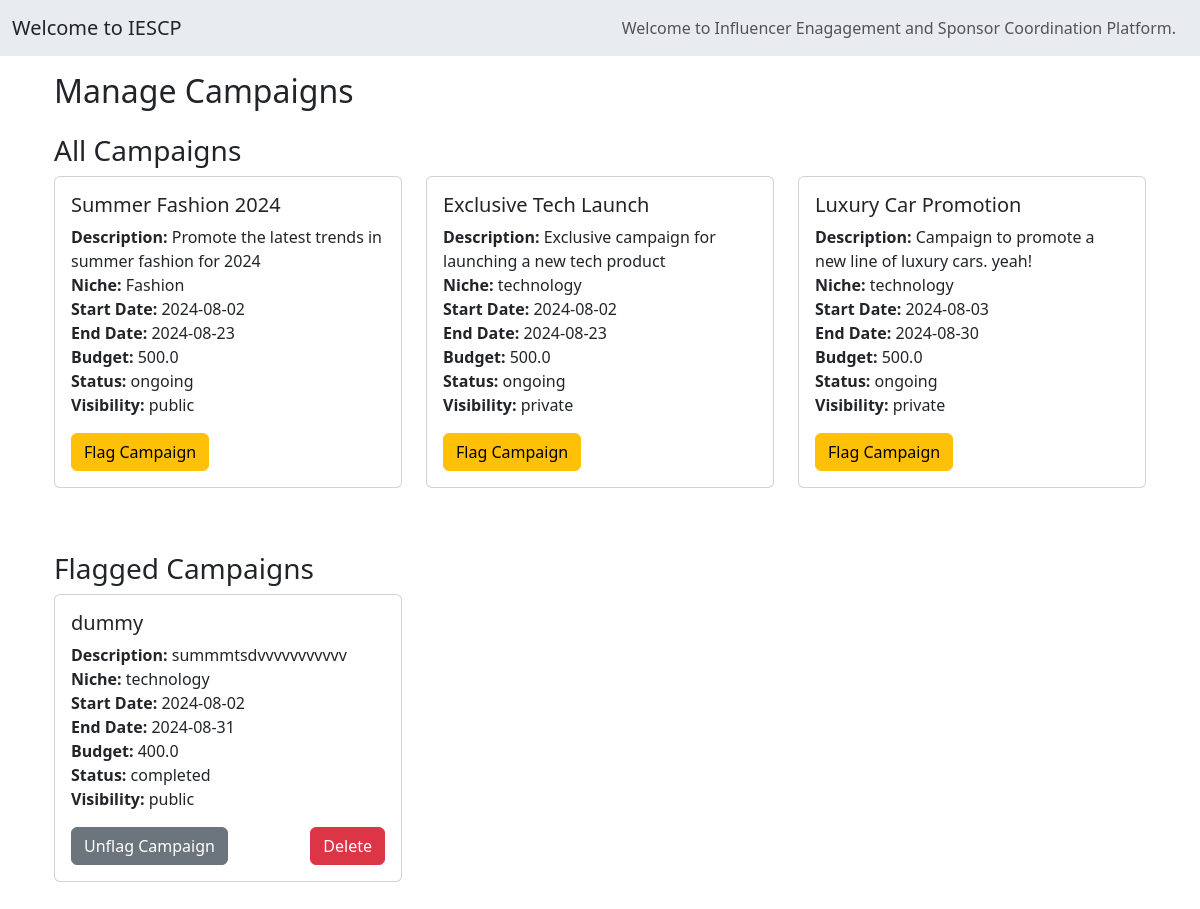
Before: /admin/campaigns with the older database file.
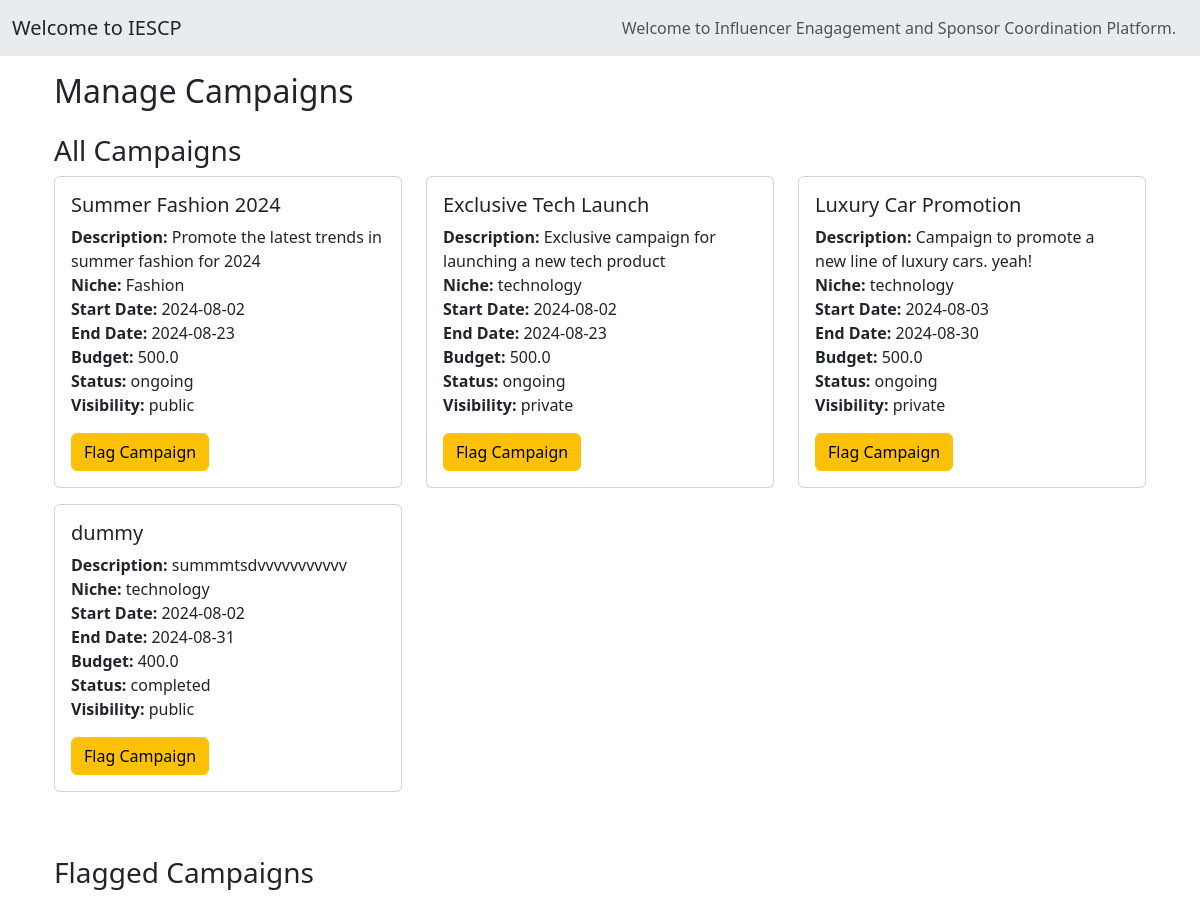
After: the same page with the newer database file.
### models.py (models this page shows, shortened)
class Campaign(db.Model):
    __tablename__ = 'campaigns'
    id = db.Column(db.Integer, primary_key=True)
    title = db.Column(db.String(200), nullable=False)
    description = db.Column(db.String(400), nullable=False)
    niche = db.Column(db.String(100), nullable=False)
    start_date = db.Column(db.Date, nullable=False)
    end_date = db.Column(db.Date, nullable=False)
    budget = db.Column(db.Float, nullable=False)
    visibility = db.Column(db.String(50), nullable=False)
    status = db.Column(db.String(50), nullable=False, default='ongoing')
    goals = db.Column(db.Text, nullable=True)
    sponsor_id = db.Column(db.Integer, db.ForeignKey('users.id'), nullable=False)
    is_flagged = db.Column(db.Boolean, default=False)
    sponsor = db.relationship('User', backref=db.backref('campaigns', lazy=True))
    ad_requests = db.relationship('AdRequest', backref='campaign', lazy=True)

### main.py (the view)
@app.route('/admin/campaigns', methods=['GET'])
def manage_campaigns():
    campaigns = Campaign.query.all()
    flagged_campaigns = Campaign.query.filter_by(is_flagged=True).all()
    return render_template('/admin/admin_campaigns.html', campaigns=campaigns, flagged_campaigns=flagged_campaigns)

### templates/admin/admin_campaigns.html (shortened to what this page needs)
{% extends 'base.html' %}
{% block content %}
<div class="container mt-3">
    <h2 class="mb-4">Manage Campaigns</h2>
    <div class="mb-5">
        <h3>All Campaigns</h3>
        <div class="row">
            {% for campaign in campaigns %}
                {% if not campaign.is_flagged %}
                    <div class="col-md-4 mb-3">
                        <div class="card">
                            <div class="card-body">
                                <h5 class="card-title">{{ campaign.title }}</h5>
                                <p class="card-text">
                                    <strong>Description:</strong> {{ campaign.description }}<br>
                                    <strong>Niche:</strong> {{ campaign.niche }}<br>
                                    <strong>Start Date:</strong> {{ campaign.start_date }}<br>
                                    <strong>End Date:</strong> {{ campaign.end_date }}<br>
                                    <strong>Budget:</strong> {{ campaign.budget }}<br>
                                    <strong>Status:</strong> {{ campaign.status }}<br>
                                    <strong>Visibility:</strong> {{ campaign.visibility }}
                                </p>
                                <form method="POST" action="{{ url_for('flag_campaign', campaign_id=campaign.id) }}" style="display:inline;">
                                    <button type="submit" class="btn btn-warning">Flag Campaign</button>
                                </form>
                            </div>
                        </div>
                    </div>
                {% endif %}
            {% endfor %}
        </div>
    </div>
    <div class="mb-5">
        <h3>Flagged Campaigns</h3>
        <div class="row">
            {% for campaign in flagged_campaigns %}
                <div class="col-md-4 mb-3">
                    <div class="card">
                        <div class="card-body">
                            <h5 class="card-title">{{ campaign.title }}</h5>
                            <p class="card-text">
                                <strong>Description:</strong> {{ campaign.description }}<br>
                                <strong>Niche:</strong> {{ campaign.niche }}<br>
                                <strong>Start Date:</strong> {{ campaign.start_date }}<br>
                                <strong>End Date:</strong> {{ campaign.end_date }}<br>
                                <strong>Budget:</strong> {{ campaign.budget }}<br>
                                <strong>Status:</strong> {{ campaign.status }}<br>
                                <strong>Visibility:</strong> {{ campaign.visibility }}
                            </p>
                            <div class="d-flex justify-content-between">
                                <form method="POST" action="{{ url_for('unflag_campaign', campaign_id=campaign.id) }}" style="display:inline;">
                                    <button type="submit" class="btn btn-secondary me-2">Unflag Campaign</button>
                                </form>
                                <form method="POST" action="{{ url_for('delete_flagged_campaign', campaign_id=campaign.id) }}" style="display:inline;">
                                    <button type="submit" class="btn btn-danger">Delete </button>
                                </form>
                            </div>
                        </div>
                    </div>
                </div>
            {% endfor %}
        </div>
    </div>
</div>
{% endblock %}

### templates/base.html (shortened to what this page needs)
<!DOCTYPE html>
<html lang="en">
<head>
    <link rel="stylesheet" href="https://maxcdn.bootstrapcdn.com/bootstrap/4.0.0/css/bootstrap.min.css">
    <link href="https://cdn.jsdelivr.net/npm/bootstrap@5.3.3/dist/css/bootstrap.min.css" rel="stylesheet">
</head>
<body>
  <nav class="navbar navbar-expand-lg bg-body-secondary">
    <div class="container-fluid">
      <a class="navbar-brand">
        {% if 'user_id' in session %}
                Welcome {{ session['user_role'].capitalize() }} - {{ session['username'].capitalize() }}
            {% else %}
                Welcome to IESCP
            {% endif %}
      </a>
      <div class="collapse navbar-collapse" id="navbarNav">
        <div class="container-fluid">
          <ul class="navbar-nav ml-auto ms-5  ">
            {% if 'user_id' in session %}
                {% if session['user_role'] == 'sponsor' %}
                    <li class="nav-item ml-auto me-auto"><a class="nav-link" href="{{ url_for('sponsor_profile') }}">Profile</a></li>
                    <li class="nav-item ml-auto me-auto"><a class="nav-link" href="{{ url_for('sponsor_dash') }}">Dashboard</a></li>
                    <li class="nav-item ml-auto me-auto"><a class="nav-link" href="{{ url_for('sponsor_campaigns') }}">Campaigns</a></li>
                    <li class="nav-item ml-auto me-auto"><a class="nav-link" href="{{ url_for('sponsor_influencer') }}">influencer</a></li>
                    <li class="nav-item ml-auto me-auto" ><a class="nav-link" href="{{ url_for('sponsor_dash') }}">Ads Requests</a></li>
                {% elif session['user_role'] == 'admin' %}
                    <li class="nav-item ml-5"><a class="nav-link" href="{{ url_for('admin_dash') }}">Dashboard</a></li>
                    <li class="nav-item ml-5"><a class="nav-link" href="{{ url_for('admin_profile') }}">Profile</a></li>
                    <li class="nav-item ml-5"><a class="nav-link" href="{{ url_for('manage_users') }}">Users</a></li>
                    <li class="nav-item ml-5"><a class="nav-link" href="{{ url_for('manage_campaigns') }}">Campaigns</a></li>
                {% elif session['user_role'] == 'influencer' %}
                    <li class="nav-item ml-5"><a class="nav-link" href="{{ url_for('influencer_profile') }}">Profile</a></li>
                    <li class="nav-item ml-5"><a class="nav-link" href="{{ url_for('influencer_dash') }}">Dashboard</a></li>
                    <li class="nav-item ml-5"><a class="nav-link" href="{{ url_for('ad_requests') }}">Ad requests</a></li>
                {% endif %}
                <li class="nav-item ml-auto">
                    <form class="form-inline my-2 my-lg-0" action="{{ url_for('homepage') }}" method="GET">
                        <input class="form-control mr-sm-2" type="search" placeholder="Search" aria-label="Search" name="query">
                        <button class="btn btn-outline-success my-3 my-sm-0" type="submit">Search</button>
                    </form>
                </li>
                <li class="nav-item ">
                   <a type="button " class="btn btn-outline-danger ms-3 " aria-current="page" href="{{ url_for('logout') }}" >logout</a>
                </li>
            {% else %}
                <li class="nav-item ms-auto">
                    <span class="navbar-text">
                        Welcome to Influencer Enagagement and Sponsor Coordination Platform.
                    </span>
                </li>
            {% endif %}
          </ul>
        </div>
      </div>
    </div>
  </nav>
  <div class="container">
    {% block content %}     {% endblock %}
  </div>
</body>
</html>

Changed rows visible on the page:
changed Campaign "dummy": moves from the list under "Flagged Campaigns" to the list under "All Campaigns"
